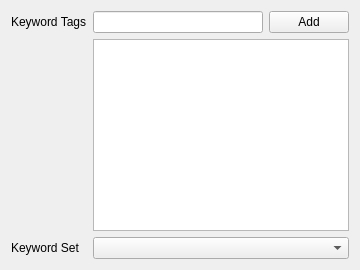
<?xml version="1.0" encoding="UTF-8"?>
<ui version="4.0">
 <class>TagWidget</class>
 <widget class="QWidget" name="TagWidget">
  <property name="geometry">
   <rect>
    <x>0</x>
    <y>0</y>
    <width>328</width>
    <height>190</height>
   </rect>
  </property>
  <property name="sizePolicy">
   <sizepolicy hsizetype="Preferred" vsizetype="Preferred">
    <horstretch>0</horstretch>
    <verstretch>0</verstretch>
   </sizepolicy>
  </property>
  <property name="minimumSize">
   <size>
    <width>0</width>
    <height>0</height>
   </size>
  </property>
  <property name="windowTitle">
   <string>Form</string>
  </property>
  <layout class="QGridLayout" name="gridLayout">
   <item row="0" column="0">
    <widget class="QLabel" name="keywordTagLabel">
     <property name="text">
      <string>Keyword Tags</string>
     </property>
    </widget>
   </item>
   <item row="0" column="1">
    <widget class="QLineEdit" name="KeywordTagLineEdit">
     <property name="sizePolicy">
      <sizepolicy hsizetype="Expanding" vsizetype="Preferred">
       <horstretch>0</horstretch>
       <verstretch>0</verstretch>
      </sizepolicy>
     </property>
    </widget>
   </item>
   <item row="0" column="2">
    <widget class="QPushButton" name="AddButton">
     <property name="sizePolicy">
      <sizepolicy hsizetype="Fixed" vsizetype="Fixed">
       <horstretch>0</horstretch>
       <verstretch>0</verstretch>
      </sizepolicy>
     </property>
     <property name="text">
      <string>Add</string>
     </property>
    </widget>
   </item>
   <item row="2" column="0">
    <widget class="QLabel" name="KeywordSetLabel">
     <property name="text">
      <string>Keyword Set</string>
     </property>
    </widget>
   </item>
   <item row="1" column="1" colspan="2">
    <widget class="QTextEdit" name="TagTextEdit">
     <property name="sizePolicy">
      <sizepolicy hsizetype="Minimum" vsizetype="Minimum">
       <horstretch>0</horstretch>
       <verstretch>0</verstretch>
      </sizepolicy>
     </property>
    </widget>
   </item>
   <item row="4" column="0" colspan="3">
    <layout class="QGridLayout" name="buttonGridLayout" rowstretch="0">
     <property name="sizeConstraint">
      <enum>QLayout::SetDefaultConstraint</enum>
     </property>
     <property name="spacing">
      <number>-1</number>
     </property>
    </layout>
   </item>
   <item row="2" column="1" colspan="2">
    <widget class="QComboBox" name="KeywordSetComboBox"/>
   </item>
  </layout>
 </widget>
 <resources/>
 <connections/>
</ui>
